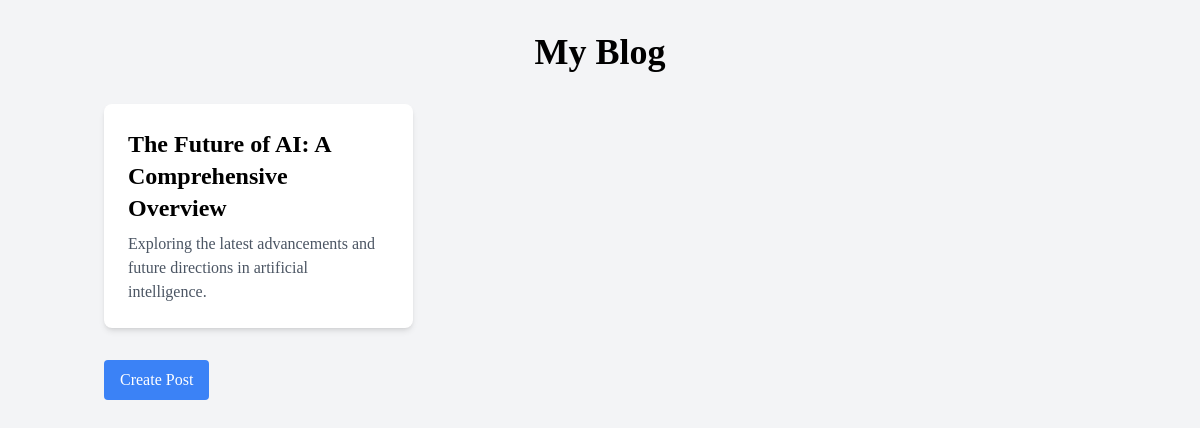
The page / on the database its author committed.
### tables this page shows
CREATE TABLE posts (
    id INTEGER PRIMARY KEY AUTOINCREMENT,
    title TEXT NOT NULL,
    short_desc TEXT,
    content TEXT NOT NULL,
    created_at TIMESTAMP DEFAULT CURRENT_TIMESTAMP
);

### app.py (the view)
@app.route('/')
def index():
    posts = get_posts()
    return render_template('index.html', posts=posts)

### app.py (called while the page is built)
@app.teardown_appcontext
def close_connection(exception):
    db = getattr(g, '_database', None)
    if db is not None:
        db.close()

def get_posts():
    db = get_db()
    cursor = db.cursor()
    cursor.execute('SELECT * FROM posts ORDER BY created_at DESC')
    posts = cursor.fetchall()
    return posts

### db.py (called while the page is built)
def get_db():
    if 'db' not in g:
        g.db = sqlite3.connect(
            current_app.config['DATABASE'],
            detect_types=sqlite3.PARSE_DECLTYPES
        )
        g.db.row_factory = sqlite3.Row
    return g.db

### templates/index.html
{% extends 'base.html' %}
{% block content %}
    <h1 class="text-4xl font-bold mb-8 text-center">My Blog</h1>
    <div class="grid grid-cols-1 md:grid-cols-2 lg:grid-cols-3 gap-8">
        {% for post in posts %}
            <a href="/post/{{ post['id'] }}" class="block bg-white rounded-lg shadow-md hover:shadow-lg transform hover:-translate-y-1 transition duration-300">
                <div class="p-6">
                    <h2 class="text-2xl font-bold mb-2">{{ post['title'] }}</h2>
                    <p class="text-gray-600">{{ post['short_desc'] }}</p>
                </div>
            </a>
        {% endfor %}
    </div>
    <a href="/create" class="mt-8 inline-block px-4 py-2 bg-blue-500 text-white rounded hover:bg-blue-600">Create Post</a>
{% endblock %}

### templates/base.html (shortened to what this page needs)
<!DOCTYPE html>
<html lang="en">
<head>
    <link href="{{ url_for('static', filename='css/style.css') }}" rel="stylesheet">
    <script src="https://cdn.tailwindcss.com"></script>
</head>
<body class="bg-gray-100 font-serif">
    <div class="container mx-auto px-4 py-8">
        {% block content %}
        {% endblock %}
    </div>
</body>
</html>

### static/css/style.css (style rules this page uses)
html, :host { line-height: 1.5; -webkit-text-size-adjust: 100%; -moz-tab-size: 4; -o-tab-size: 4; tab-size: 4; font-family: ui-sans-serif, system-ui, sans-serif, "Apple Color Emoji", "Segoe UI Emoji", "Segoe UI Symbol", "Noto Color Emoji"; font-feature-settings: normal; font-variation-settings: normal; -webkit-tap-highlight-color: transparent; }
body { margin: 0; line-height: inherit; }
h1, h2, h3, h4, h5, h6 { font-size: inherit; font-weight: inherit; }
a { color: inherit; text-decoration: inherit; }
blockquote, dl, dd, h1, h2, h3, h4, h5, h6, hr, figure, p, pre { margin: 0; }
.container { width: 100%; }
@media (min-width: 640px) { .container { max-width: 640px; } }
@media (min-width: 768px) { .container { max-width: 768px; } }
@media (min-width: 1024px) { .container { max-width: 1024px; } }
.mx-auto { margin-left: auto; margin-right: auto; }
.mb-2 { margin-bottom: 0.5rem; }
.mb-8 { margin-bottom: 2rem; }
.mt-8 { margin-top: 2rem; }
.block { display: block; }
.inline-block { display: inline-block; }
.grid { display: grid; }
.transform { transform: translate(var(--tw-translate-x), var(--tw-translate-y)) rotate(var(--tw-rotate)) skewX(var(--tw-skew-x)) skewY(var(--tw-skew-y)) scaleX(var(--tw-scale-x)) scaleY(var(--tw-scale-y)); }
.grid-cols-1 { grid-template-columns: repeat(1, minmax(0, 1fr)); }
.gap-8 { gap: 2rem; }
.rounded { border-radius: 0.25rem; }
.rounded-lg { border-radius: 0.5rem; }
.bg-blue-500 { --tw-bg-opacity: 1; background-color: rgb(59 130 246 / var(--tw-bg-opacity)); }
.bg-gray-100 { --tw-bg-opacity: 1; background-color: rgb(243 244 246 / var(--tw-bg-opacity)); }
.bg-white { --tw-bg-opacity: 1; background-color: rgb(255 255 255 / var(--tw-bg-opacity)); }
.p-6 { padding: 1.5rem; }
.px-4 { padding-left: 1rem; padding-right: 1rem; }
.py-2 { padding-top: 0.5rem; padding-bottom: 0.5rem; }
.py-8 { padding-top: 2rem; padding-bottom: 2rem; }
.text-center { text-align: center; }
.font-serif { font-family: ui-serif, Georgia, Cambria, "Times New Roman", Times, serif; }
.text-2xl { font-size: 1.5rem; line-height: 2rem; }
.text-4xl { font-size: 2.25rem; line-height: 2.5rem; }
.font-bold { font-weight: 700; }
.text-gray-600 { --tw-text-opacity: 1; color: rgb(75 85 99 / var(--tw-text-opacity)); }
.text-white { --tw-text-opacity: 1; color: rgb(255 255 255 / var(--tw-text-opacity)); }
.shadow-md { --tw-shadow: 0 4px 6px -1px rgb(0 0 0 / 0.1), 0 2px 4px -2px rgb(0 0 0 / 0.1); --tw-shadow-colored: 0 4px 6px -1px var(--tw-shadow-color), 0 2px 4px -2px var(--tw-shadow-color); box-shadow: var(--tw-ring-offset-shadow, 0 0 #0000), var(--tw-ring-shadow, 0 0 #0000), var(--tw-shadow); }
.transition { transition-property: color, background-color, border-color, text-decoration-color, fill, stroke, opacity, box-shadow, transform, filter, -webkit-backdrop-filter; transition-property: color, background-color, border-color, text-decoration-color, fill, stroke, opacity, box-shadow, transform, filter, backdrop-filter; transition-property: color, background-color, border-color, text-decoration-color, fill, stroke, opacity, box-shadow, transform, filter, backdrop-filter, -webkit-backdrop-filter; transition-timing-function: cubic-bezier(0.4, 0, 0.2, 1); transition-duration: 150ms; }
.duration-300 { transition-duration: 300ms; }
@media (min-width: 768px) { .md\:grid-cols-2 { grid-template-columns: repeat(2, minmax(0, 1fr)); } }
@media (min-width: 1024px) { .lg\:grid-cols-3 { grid-template-columns: repeat(3, minmax(0, 1fr)); } }

### rows shown on the page
posts: title "The Future of AI: A Comprehensive Overview", short_desc "Exploring the latest advancements and future directions in artificial intelligence."
